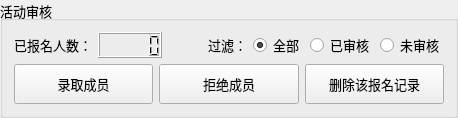
         <widget class="QGroupBox" name="groupBox_39">
          <property name="font">
           <font>
            <pointsize>10</pointsize>
           </font>
          </property>
          <property name="title">
           <string>活动审核</string>
          </property>
          <layout class="QGridLayout" name="gridLayout_50">
           <item row="1" column="1">
            <widget class="QPushButton" name="btn_actReject">
             <property name="minimumSize">
              <size>
               <width>0</width>
               <height>40</height>
              </size>
             </property>
             <property name="text">
              <string>拒绝成员</string>
             </property>
             <property name="icon">
              <iconset resource="resource.qrc">
               <normaloff>:/images/color_icon/color-delete.svg</normaloff>:/images/color_icon/color-delete.svg</iconset>
             </property>
            </widget>
           </item>
           <item row="1" column="0">
            <widget class="QPushButton" name="btn_actApprove">
             <property name="minimumSize">
              <size>
               <width>0</width>
               <height>40</height>
              </size>
             </property>
             <property name="text">
              <string>录取成员</string>
             </property>
             <property name="icon">
              <iconset resource="resource.qrc">
               <normaloff>:/images/color_icon/color-approve.svg</normaloff>:/images/color_icon/color-approve.svg</iconset>
             </property>
            </widget>
           </item>
           <item row="0" column="0" colspan="3">
            <layout class="QGridLayout" name="gridLayout_49">
             <item row="0" column="0">
              <widget class="QLabel" name="label_74">
               <property name="text">
                <string>已报名人数：</string>
               </property>
              </widget>
             </item>
             <item row="0" column="1">
              <widget class="QLCDNumber" name="lcdNumber_actMem">
               <property name="smallDecimalPoint">
                <bool>false</bool>
               </property>
              </widget>
             </item>
             <item row="0" column="2">
              <spacer name="horizontalSpacer_9">
               <property name="orientation">
                <enum>Qt::Horizontal</enum>
               </property>
               <property name="sizeHint" stdset="0">
                <size>
                 <width>40</width>
                 <height>20</height>
                </size>
               </property>
              </spacer>
             </item>
             <item row="0" column="4">
              <layout class="QGridLayout" name="gridLayout_47">
               <item row="0" column="0">
                <widget class="QRadioButton" name="rBtn_actAll">
                 <property name="text">
                  <string>全部</string>
                 </property>
                 <property name="checked">
                  <bool>true</bool>
                 </property>
                </widget>
               </item>
               <item row="0" column="1">
                <widget class="QRadioButton" name="rBtn_actFinished">
                 <property name="text">
                  <string>已审核</string>
                 </property>
                </widget>
               </item>
               <item row="0" column="2">
                <widget class="QRadioButton" name="rBtn_actPending">
                 <property name="text">
                  <string>未审核</string>
                 </property>
                </widget>
               </item>
              </layout>
             </item>
             <item row="0" column="3">
              <widget class="QLabel" name="label_75">
               <property name="text">
                <string>过滤：</string>
               </property>
              </widget>
             </item>
            </layout>
           </item>
           <item row="1" column="2">
            <widget class="QPushButton" name="btn_actDel">
             <property name="minimumSize">
              <size>
               <width>0</width>
               <height>40</height>
              </size>
             </property>
             <property name="text">
              <string>删除该报名记录</string>
             </property>
            </widget>
           </item>
          </layout>
         </widget>
